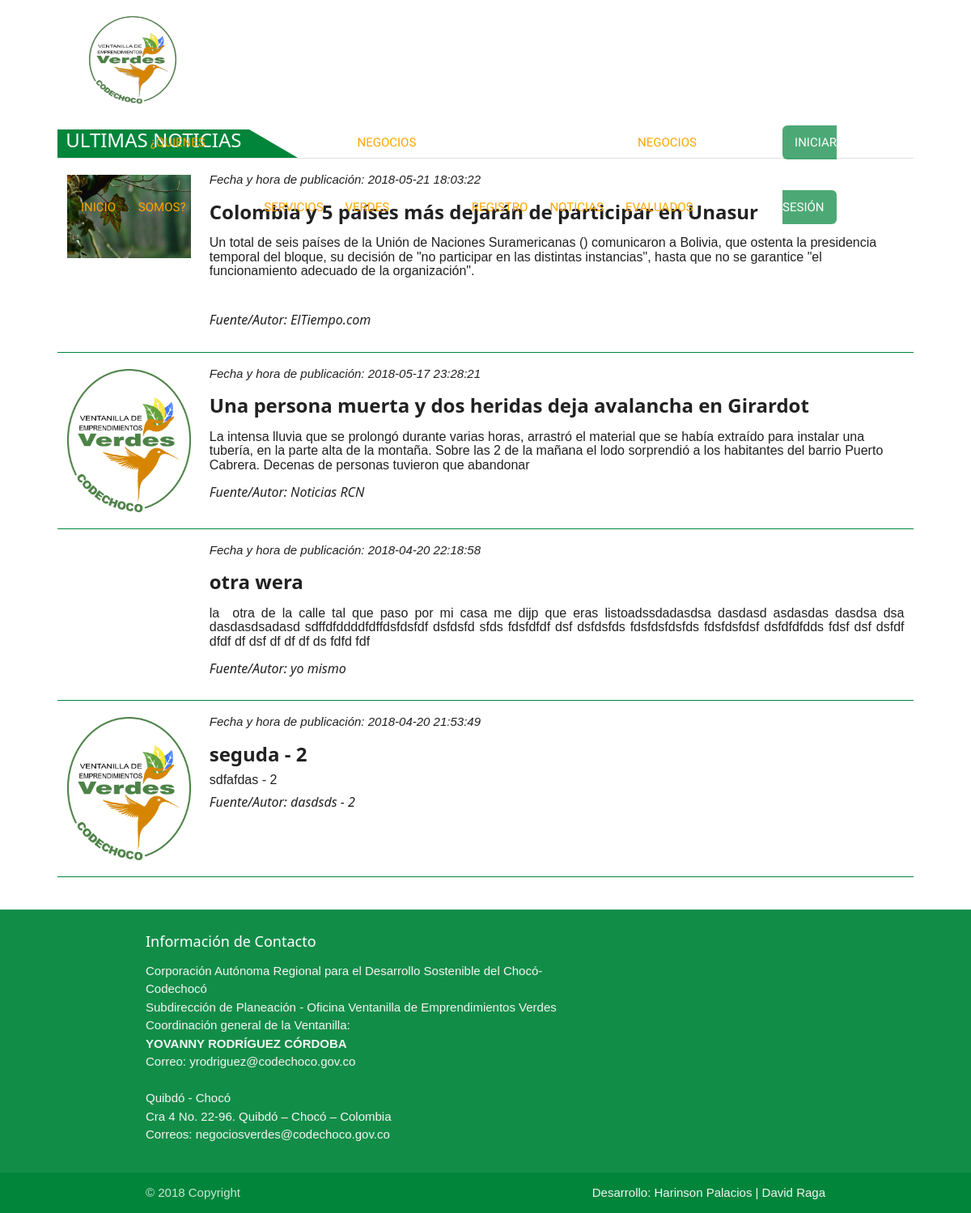
The page /index.php?modulo=emprendimiento/noticias on the database its author committed.
### tables this page shows
CREATE TABLE `noticia` (
  `id` int(11) NOT NULL,
  `titulo` varchar(300) NOT NULL,
  `descripcion` text NOT NULL,
  `fecha_publicacion` datetime NOT NULL,
  `fuente_autor` varchar(100) NOT NULL,
  `id_img_page` int(11) NOT NULL
);

CREATE TABLE `img_page` (
  `id` int(11) NOT NULL,
  `nombre` varchar(60) NOT NULL,
  `ruta` varchar(100) NOT NULL
);

### emprendimiento/noticias/index.php (the view)
<?php include "conexion.php";
  $s = "SELECT n.id,n.titulo,n.descripcion,n.fecha_publicacion,n.fuente_autor,i.ruta as ubicacion from noticia n, img_page i where n.id_img_page = i.id order by fecha_publicacion desc" ;
  $res = mysqli_query($conn,$s) or die(mysqli_error($conn));
?>
<div class="" style="margin: 0px;padding: 0px;width: 100%;height: auto;">
<div class="row"  style="padding-top: 150px;width: 90%">
  <div class="col s12 m12 l12">
    <div class="row">
      <h3 class="diagonal" style="text-align: center;">Ultimas noticias</h3>
       <div class="divider" style=""></div>
   <?php
            if(mysqli_num_rows($res)>0){
              while($rw=mysqli_fetch_array($res)){
                $desc1 = substr($rw['descripcion'], 0,300);
                echo "<div class='row'>
                      <input type='hidden' name='id_noticia' id='id_noticia' value='$rw[id]'>
                      <div class='col s12 m2 l2'>
                        <img class='c_img' src='content_admin/content_save/img_content/$rw[ubicacion]' alt='' style='margin-top: 20px;'>
                      </div>
                      <div class='col s12 m10 l10'>
                        <p style='font-style: italic;' >Fecha y hora de publicación: $rw[fecha_publicacion]</p>
                        <h3 style='font-weight: bold;'><a id='pl' href='emprendimiento/noticias/vermas/index.php?id=$rw[id]'>
                        $rw[titulo]</a></h3>
                        <h6 style='font-family:helvetica' >$desc1</h6>
                        <h6 style='font-style: italic;'>Fuente/Autor: $rw[fuente_autor]</h6>
                      </div>
                  </div>
                  <div class='divider' style=' background-color:  #00853b;'></div>";
              }
            }else{
              echo "<div class='input-field col s12 m12 l12 green lighten-5 ' id='div_empresa' style='border: 1px solid green'><h6>No hay información para mostrar</h6></div>" ;
            }
    ?>
</div>
</div>
</div>
</div>

### index.php (shortened to what this page needs)
<?php
  if (isset($_SESSION["vev_admin_contenido"])){
    header("Location:index3.php");
  }else if (isset($_SESSION["vev_verificador"])) {
      header("Location:index2.php");
  }else if (isset($_SESSION["vev_admin_verificador"])) {
  }
  else{
 ?>
<!DOCTYPE html>
<html lang="es">
<head>
  <link rel="stylesheet" type="text/css" href="css/materialize.min.css" media="screen,projection">
  <link rel="stylesheet" type="text/css" href="css/estilo.css">
  <link rel="stylesheet" href="css/animations.css" type="text/css">
    <link rel="stylesheet" href="css/w3.css" type="text/css">
  <link rel="stylesheet" type="text/css" href="slick/slick.css"/>
  <link rel="stylesheet" type="text/css" href="slick/slick-theme.css"/>
</head>
<body >
    <div class="nav animatedParent">
    <div id="div_logo" class="animated growIn slow">
      <a  class="brand-logo" href="#"><img class="logo center" id="logo" src="img/logo1.png" style="width:118px;height:118px;padding-bottom: 5px;padding-left: 5px;border-right-width: 5px;border-top-width: 5px;padding-right: 5px;padding-top: 5px;"></a>
    </div>
      <ul class="hide-on-med-and-down">
        <li><a class="sub_line" style="font-family: 'Sniglet', cursive" href="index.php?modulo=emprendimiento/inicio">Inicio</a></li>
            <li><a class="sub_line" style="font-family: 'Sniglet', cursive" href="index.php?modulo=emprendimiento/q_somos">¿Quienes Somos?</a></li>
            <li><a class="sub_line" style="font-family: 'Sniglet', cursive" href="index.php?modulo=emprendimiento/servicios">Servicios</a></li>
            <li><a class="sub_line" style="font-family: 'Sniglet', cursive" href="index.php?modulo=emprendimiento/m_verdes">Negocios Verdes</a></li>
            <li><a class="sub_line" style="font-family: 'Sniglet', cursive" href="index.php?modulo=emprendimiento/registro">Registro</a></li>
            <li><a class="sub_line" style="font-family: 'Sniglet', cursive" href="index.php?modulo=emprendimiento/noticias">Noticias</a></li>
            <li><a class="sub_line" style="margin-right:10px;font-family: 'Sniglet', cursive" href="index.php?modulo=emprendimiento/m_evaluados">Negocios Evaluados</a></li>
        <li><a style="font-family: 'Sniglet', cursive" href="access/" class="active hoverable">Iniciar Sesión</a></li>
      </ul>
  </div>
<div style="height: auto;min-height: 500px;">
   <?php
                   $mod = @$_GET['modulo'];
                   $archivo = $mod.'/index.php';
                    if (file_exists($archivo) and !empty($_GET['modulo'])) {
                       include_once($archivo);
                    }else
                    {
                    include_once("emprendimiento/inicio/index.php");
                   }
    ?>
</div>
</body>
</html>
<footer class="page-footer" style="background-color: #00853bed;">
<div class="container">
  <div class="row">
    <div class="col l8 s12">
      <h5 class="white-text"><i class="fa fa-globe" aria-hidden="true"></i> Información de Contacto</h5>
      <p class="grey-text text-lighten-4">
          <i class="fa fa-map-marker"></i>Corporación Autónoma Regional para el Desarrollo Sostenible del Chocó-Codechocó<br>
          Subdirección de Planeación - Oficina Ventanilla de Emprendimientos Verdes<br>
          Coordinación general de la Ventanilla: <br>
          <b>YOVANNY RODRÍGUEZ CÓRDOBA</b> <br>
          Correo: yrodriguez@codechoco.gov.co <br> <br>
          <i class="fa fa-map-marker"></i> Quibdó - Chocó <br>
          <i class="fa fa-building" aria-hidden="true"></i> Cra 4 No. 22-96. Quibdó – Chocó – Colombia
          <br> <i class="fa fa-envelope-o"></i> Correos:
          negociosverdes@codechoco.gov.co <br>
      </p>
    </div>
  </div>
</div>
<div class="footer-copyright" style="background-color: #00853b">
  <div class="container">
  © <?php echo date('Y'); ?> Copyright
 <a class="grey-text text-lighten-4 right" href="#!"> Desarrollo: <i class="fa fa-code"></i> Harinson Palacios | David Raga
  </div>
</div>
</footer>
<?php
}
?>

### css/estilo.css (style rules this page uses)
.sub_line { text-decoration: none; position: relative; padding: 8px; padding-bottom: 0px; padding-top: 0px; margin-top: 13px; color:white; -webkit-transition: width .5s, height .5s,margin-right .5s, margin-top .5s; font-weight: 500; }
.sub_line:before { content: ""; position: absolute; bottom: 0; left: 0; width: 0; height: 2px; width: 100%; background-color: #00853b; animation: width 0.5s; -webkit-transform: scaleX(0); transform: scaleX(0); -webkit-transition: all 0.4s; transition: all 0.4s; border-radius: 2px; }
img#logo { -webkit-transition: width .5s, height .5s,margin-right .5s, margin-top .5s; }
div.nav { position: fixed; top: 0; left:0; width: 100%; height: 100px; padding: 10px 100px; box-sizing: border-box; transition: .3s; z-index: 300; }
div.nav ul { list-style: none; float: right !important; margin: 0px; padding: 0px; display: flex; transition: .3s }
div.nav ul li { list-style: none; }
div.nav ul li a { line-height: 80px; color: orange; padding: 12px 15px; text-decoration: none; text-transform: uppercase; transition: .3s; }
div.nav ul li a.active { background: #00853bb3; color: #fff; border-radius: 6px; }
#div_logo { padding: 5px; margin: 0px !important; width: 130px; height: 126px; margin-right: 0px; background-color: #fff; border-radius: 68px; transition: .3s; display: inline-block; }
.c_img { width: 100%; height: inherit; background-repeat: no-repeat; background-position: center center; background-size: cover; }
.diagonal { width: max-content; height: 0px; border-right: 60px solid transparent; border-bottom: 35px solid #00853b; color: #fff; text-transform: uppercase; margin-bottom: 0px; padding-left: 10px; padding-right: 10px; }

### css/animations.css (style rules this page uses)
.animated { -webkit-animation-duration:1s;animation-duration:1s;-webkit-animation-fill-mode:both;animation-fill-mode:both; }
.slow { -webkit-animation-duration:1.5s;animation-duration:1.5s;-webkit-animation-fill-mode:both;animation-fill-mode:both; }
.growIn { -webkit-transform:scale(0.2);transform:scale(0.2);opacity:0; }
.growIn.go { -webkit-animation-name:growIn;animation-name:growIn; }

### css/w3.css (style rules this page uses)
html { box-sizing:border-box }
*,*:before,*:after { box-sizing:inherit }
html { -ms-text-size-adjust:100%;-webkit-text-size-adjust:100% }
body { margin:0 }
article,aside,details,figcaption,figure,footer,header,main,menu,nav,section,summary { display:block }
a { background-color:transparent;-webkit-text-decoration-skip:objects }
img { border-style:none }
html,body { font-family:Verdana,sans-serif;font-size:15px;line-height:1.5 }
html { overflow-x:hidden }
h3 { font-size:24px }
h5 { font-size:18px }
h6 { font-size:16px }
h1,h2,h3,h4,h5,h6 { font-family:"Segoe UI",Arial,sans-serif;font-weight:400;margin:10px 0 }
img { vertical-align:middle }
a { color:inherit }

### rows shown on the page
noticia: id_img_page.ruta (picture), fecha_publicacion "2018-05-21 18:03:22", titulo "Colombia y 5 países más dejarán de participar en Unasur", descripcion "Un total de seis países de la Unión de Naciones Suramericanas () comunicaron a Bolivia, que ostenta la presidencia temporal del bloque, su decisión de \"no participar en las distintas instancias\", hasta que no se garantice \"el funcionamiento adecuado de la organización\".", fuente_autor "ElTiempo.com"
noticia: id_img_page.ruta (picture), fecha_publicacion "2018-05-17 23:28:21", titulo "Una persona muerta y dos heridas deja avalancha en Girardot", descripcion "La intensa lluvia que se prolongó durante varias horas, arrastró el material que se había extraído para instalar una tubería, en la parte alta de la montaña. Sobre las 2 de la mañana el lodo sorprendió a los habitantes del barrio Puerto Cabrera. Decenas de personas tuvieron que abandonar", fuente_autor "Noticias RCN"
noticia: fecha_publicacion "2018-04-20 22:18:58", titulo "otra wera", descripcion "la otra de la calle tal que paso por mi casa me dijp que eras listoadssdadasdsa dasdasd asdasdas dasdsa dsa dasdasdsadasd sdffdfddddfdffdsfdsfdf dsfdsfd sfds fdsfdfdf dsf dsfdsfds fdsfdsfdsfds fdsfdsfdsf dsfdfdfdds fdsf dsf dsfdf dfdf df dsf df df df ds fdfd fdf", fuente_autor "yo mismo"
noticia: id_img_page.ruta (picture), fecha_publicacion "2018-04-20 21:53:49", titulo "seguda - 2", descripcion "sdfafdas - 2", fuente_autor "dasdsds - 2"
